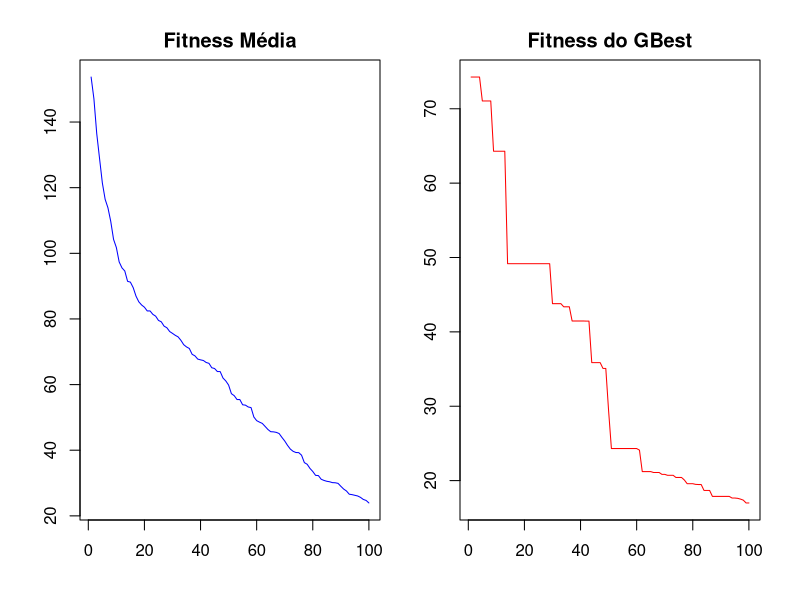

Recreate this plot in R.
#-----------------------------------------------------------------------------#
#           Busca em funções complexas com Inteligência de Enxames            #

# Roberto de Morais Junior                                                    #
#                                                          #
# rmoraisjunior@gmail.com                                                     #
#-----------------------------------------------------------------------------#

#definindo os parametros do PSO
maxiter <- 100  
w <- 0.7        #inercia
C1 <- 1.5       #constante cognitiva
C2 <- 1.5       #constante social
qtdeparticulas <- 30 
dimensoes <- 10 
limite_inf <- -5.12  
limite_sup <- 5.12   
target <- rep(-1/3, dimensoes)  #valor ótimo p cada dimensão

#inicializando as particulas
set.seed(42)  #reprodutibilidade
particulas <- matrix(runif(qtdeparticulas * dimensoes, limite_inf, limite_sup), nrow=qtdeparticulas, ncol=dimensoes)
velocidades <- matrix(runif(qtdeparticulas * dimensoes, -1, 1), nrow=qtdeparticulas, ncol=dimensoes)

#fitness (Rastrigin)
fitness <- function(x) {
  10 * length(x) + sum(x^2 - 10 * cos(2 * pi * x))
}

#avaliçao inicial da fitness
evaluacoes <- apply(particulas, 1, fitness)
pbest <- particulas  #melhor posição individual
pbest_fitness <- evaluacoes
gbest <- particulas[which.min(evaluacoes), ]  #melhor posição global
gbest_fitness <- min(evaluacoes)

#vetores para armazenar historico
ftmedia <- numeric(maxiter)
ftgbest <- numeric(maxiter)

#loop principal 
for (iter in 1:maxiter) {
  for (i in 1:qtdeparticulas) {
    #calculando componentes
    inercia <- w * velocidades[i, ]
    cognitivo <- C1 * runif(dimensoes) * (pbest[i, ] - particulas[i, ])
    social <- C2 * runif(dimensoes) * (gbest - particulas[i, ])
    
    #atualizando velocidade e posicao
    velocidades[i, ] <- inercia + cognitivo + social
    particulas[i, ] <- particulas[i, ] + velocidades[i, ]
    
    #aplicando limites
    particulas[i, ] <- pmax(pmin(particulas[i, ], limite_sup), limite_inf)
    
    #avaliando nova posição
    nova_fitness <- fitness(particulas[i, ])
    
    #atualizando pbest
    if (nova_fitness < pbest_fitness[i]) {
      pbest[i, ] <- particulas[i, ]
      pbest_fitness[i] <- nova_fitness
    }
    
    #atualizando gbest
    if (nova_fitness < gbest_fitness) {
      gbest <- particulas[i, ]
      gbest_fitness <- nova_fitness
    }
  }
  
  #armazena métricas
  ftmedia[iter] <- mean(pbest_fitness)
  ftgbest[iter] <- gbest_fitness
}

    #resetando os graficos 

graphics.off()
    #graficos 
par(mfrow=c(1,2), mar=c(3,3,2,1), oma=c(1,1,1,1))
plot(ftmedia, type="l", col="blue", ylab="Fitness Média", xlab="Iteração", main="Fitness Média")
plot(ftgbest, type="l", col="red", ylab="Fitness do GBest", xlab="Iteração", main="Fitness do GBest")

    #resultado
print(paste("Melhor solução encontrada:", paste(round(gbest, 4), collapse=", ")))
print(paste("Fitness do melhor indivíduo:", round(gbest_fitness, 4)))
